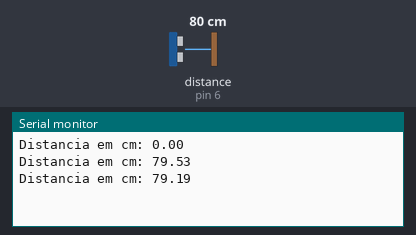
Recording of a sketch running on a simulated Arduino Uno, built with avr-gcc and run on an emulated ATmega328P. Shown: the last lines printed to the serial monitor. Wiring (inferred from the names in the program): ultrasonic range finder: trigger pin 7; echo pin 6. The inputs (shaded band) are chosen by the test bench; at power-on: distance to the obstacle (sensor on pin 6) 80 cm. The echo pulse lasts 58.3 µs per cm.

Above: at 1.3 s.
1.4 s: distance to the obstacle (sensor on pin 6) set to 2 cm
At 1.9 s:
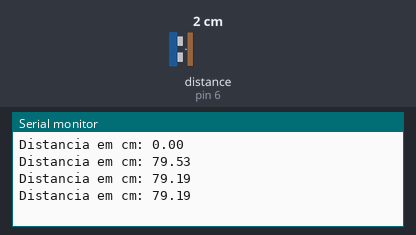
2.9 s: distance to the obstacle (sensor on pin 6) set to 4 cm
At 3.4 s:
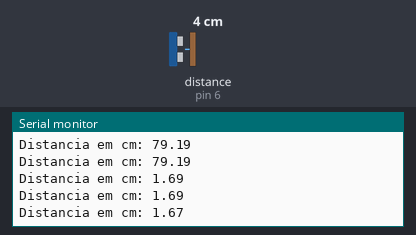
Timing chart, 0 to 5.9 s (numbered marks = the images above; inputs shaded):
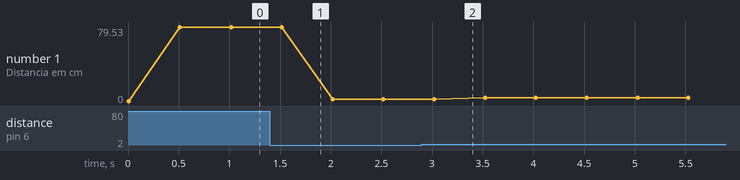

Measured:
- plotted number 1: 79.19 → 1.69 after the input at 1.4 s, 1.69 → 3.66 after the input at 2.9 s

The sketch:

SensorHCSR-04.ino
```cpp
//sensor HCSR-04
const byte HRSR04_trig_pin = 7;
const byte HRSR04_echo_pin = 6;
float distancia;

float ultrassonicDistancy;

void setup() {
  // put your setup code here, to run once:
  //sensor HCSR-04
    pinMode(HRSR04_trig_pin, OUTPUT);
    pinMode(HRSR04_echo_pin, INPUT);
}

void loop() {
  // put your main code here, to run repeatedly:
     //sensor HCSR-04
   distancia = getUltrassonicDistance();
}
//Sensor HCSR-04 código
float getUltrassonicDistance(){
  digitalWrite(HRSR04_trig_pin, LOW);
  delayMicroseconds(2);
  digitalWrite(HRSR04_trig_pin, HIGH);
  delayMicroseconds(10);
  digitalWrite(HRSR04_trig_pin, LOW);
  float timeEcho = pulseIn(HRSR04_echo_pin, HIGH);
  float distancy = (timeEcho * 340.90) / 2;
  float distancyInCentimeters = distancy / 10000;
  Serial.begin(9600);
  Serial.print("Distancia em cm: ");
  Serial.println(distancia);
  delay(500);

  return distancyInCentimeters;
}
```
